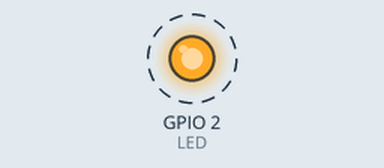
Simulated run of this program. Board: ESP32. Parts: output pins drawn as LEDs (lit = HIGH). Dashed ring = blinking. What the program prints to the serial monitor is not drawn.

Above: at 0.5 s.
Timing chart, 0 to 4.6 s (numbered marks = the images above):
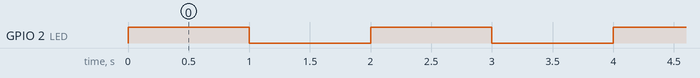

Measured:
- by itself, GPIO 2 (LED): alternates HIGH for 1.0 s and LOW for 1.0 s

The program:

main.cpp
```cpp
/******************************************************************
 *  Criação, Adição e Leitura de Fila
 *  Ex exibe como trabalhar com dados de Filas através de 2 Tasks
 *  Por: Kayann Soares
*******************************************************************/
#include <Arduino.h>

/* Bibliotecas FreeRTOS */
#include <freertos/FreeRTOS.h>
#include <freertos/queue.h>
#include <freertos/task.h>

/* Mapeamento de Pinos */
#define LED 2

/* Variaveis da Fila */
QueueHandle_t xFila;

/* Variaveis para armazenamento do Handle das Tasks */
TaskHandle_t task1Handle;
TaskHandle_t task2Handle;

/* Prototipos das Tasks */
void vTask1(void *pvParameters);
void vTask2(void *pvParameters);


void setup(){
  // put your setup code here, to run once:
  BaseType_t xReturned;

  Serial.begin(9600);
  pinMode(LED, OUTPUT);

  xFila = xQueueCreate(5, sizeof(int));

  if(xFila == NULL){
    Serial.println("Não foi possivel criar a Fila.");
    while(1);
  }

/* Criação e Verificação das tasks */
  xReturned = xTaskCreate(vTask1, "TASK1", configMINIMAL_STACK_SIZE+1024, NULL, 1, &task1Handle);

  if(xReturned == pdFAIL){
    Serial.println("Task1 Não Criada");
    while(1);
  }

  xReturned = xTaskCreate(vTask2, "TASK2", configMINIMAL_STACK_SIZE+1024, NULL, 2, &task2Handle);

    if(xReturned == pdFAIL){
    Serial.println("Task2 Não Criada");
    while(1);
  }

}


void loop() {
  // put your main code here, to run repeatedly:
  digitalWrite(LED,!digitalRead(LED));
  vTaskDelay(pdMS_TO_TICKS(1000));

}


void vTask1(void *pvParameters){
  int count = 0;

  while(1){
    if(count<10){
      xQueueSend(xFila, &count, portMAX_DELAY);
      count++;

    }else{
      count = 0;
      vTaskDelay(pdMS_TO_TICKS(5000));
    }
    vTaskDelay(pdMS_TO_TICKS(500));
  }
}
void vTask2(void *pvParameters){
  int valorREC = 0;

  while(1){
    if(xQueueReceive(xFila, &valorREC, pdMS_TO_TICKS(1000))==pdTRUE){
      Serial.println("Valor Recebido: " + String(valorREC));

    }else{
      Serial.println("TIMEOUT");
    }
  }
}
```
